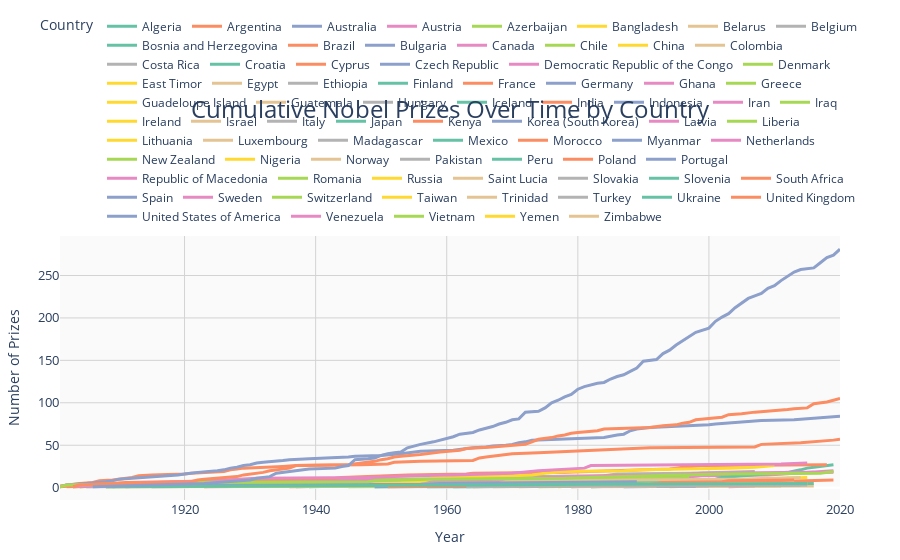

Notebook code cell kept with this figure:
### Code cell
l_chart = px.line(
    cumulative_prizes,
    x='year',
    y='prize',
    color='birth_country_current',
    hover_name='birth_country_current',
    title='Cumulative Nobel Prizes Over Time by Country',
    labels={'year': 'Year', 'prize': 'Cumulative Prizes', 'birth_country_current': 'Country'},
    color_discrete_sequence=px.colors.qualitative.Set2
)

l_chart.update_traces(
    mode='lines',
    line=dict(width=3),
    hovertemplate='<b>%{hovertext}</b><br>Year: %{x}<br>Prizes: %{y}<extra></extra>'
)

l_chart.update_layout(
    title_font_size=24,
    title_x=0.5,
    xaxis=dict(
        title='Year',
        tickfont=dict(size=13),
        showgrid=True,
        gridcolor='lightgrey'
    ),
    yaxis=dict(
        title='Number of Prizes',
        tickfont=dict(size=13),
        showgrid=True,
        gridcolor='lightgrey'
    ),
    legend=dict(
        title='Country',
        font=dict(size=12),
        orientation='h',
        yanchor='bottom',
        y=1.02,
        xanchor='center',
        x=0.5
    ),
    plot_bgcolor='rgba(250,250,250,1)',
    paper_bgcolor='white',
    margin=dict(t=80, b=60, l=60, r=60)
)

l_chart.show()
